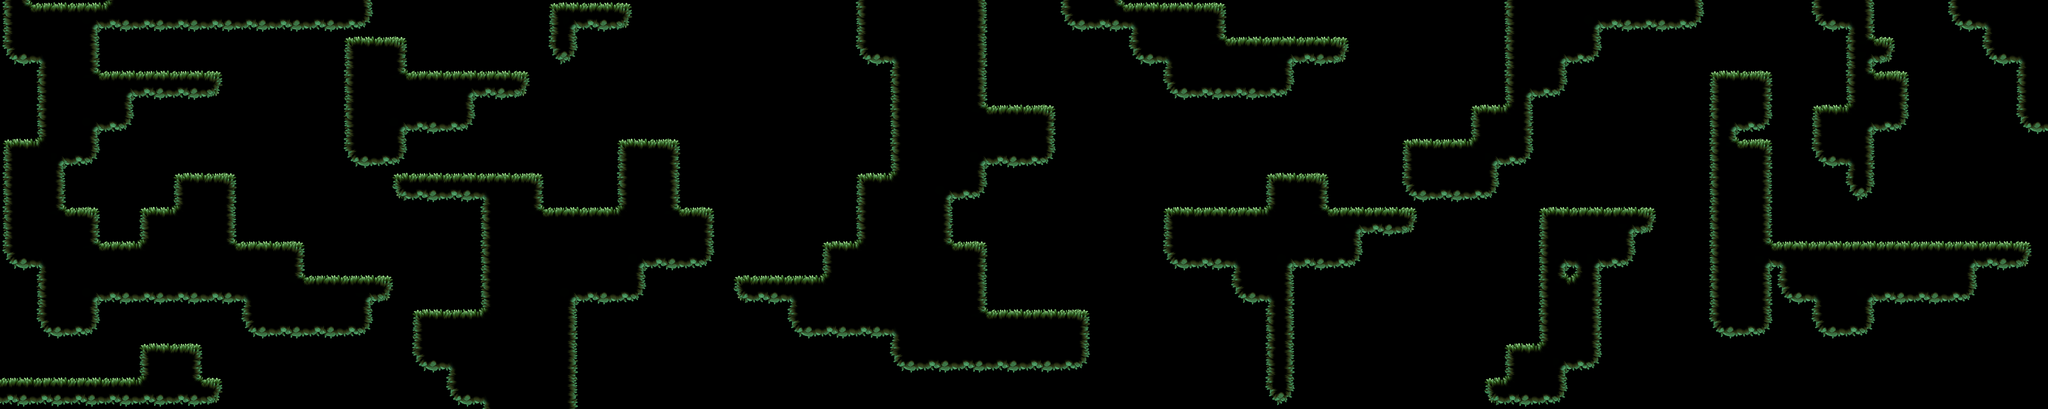

A level layout from a 2D game, rendered from its tile map. Below: a short description, then the map file with its tile-grid data intact:
An orthogonal 60x12 tile map with 128x128 px tiles, 1 tile layer (Platform).

<map version="1.10" tiledversion="1.11.0" orientation="orthogonal" renderorder="right-down" width="60" height="12" tilewidth="128" tileheight="128" infinite="0" nextlayerid="2" nextobjectid="1">
 <tileset firstgid="1" source="mossy-tileset.tsx" />
 <layer id="1" name="Platform" width="60" height="12">
  <data encoding="csv">
36,2,31,39,16,16,16,16,16,16,17,0,0,0,0,0,33,23,24,0,0,0,0,0,0,8,9,9,10,0,0,15,38,32,2,3,0,0,0,0,0,0,0,0,8,9,5,16,16,17,0,0,0,15,30,0,0,15,6,9,
15,6,10,0,0,0,0,0,0,0,1,3,0,0,0,0,18,0,0,0,0,0,0,0,0,15,6,9,10,0,0,0,0,15,6,12,2,31,23,24,0,0,0,0,8,5,17,0,0,0,0,0,0,0,40,24,0,0,15,6,
0,8,12,31,23,23,24,0,0,0,8,12,2,31,23,24,0,0,0,0,0,0,0,0,0,0,8,9,10,0,0,0,0,0,15,16,16,17,0,0,0,0,0,0,29,17,0,0,0,0,1,3,0,0,36,3,0,0,0,8,
0,8,5,17,0,0,0,0,0,0,8,5,16,17,0,0,0,0,0,0,0,0,0,0,0,0,8,9,12,2,3,0,0,0,0,0,0,0,0,0,0,0,0,1,37,0,0,0,0,0,29,17,0,1,46,17,0,0,0,15,
1,46,17,0,0,0,0,0,0,0,15,17,0,0,0,0,0,0,1,3,0,0,0,0,0,0,8,9,5,16,17,0,0,0,0,0,0,0,0,0,0,1,2,46,17,0,0,0,0,0,36,3,0,15,30,0,0,0,0,0,
8,10,0,0,0,1,3,0,0,0,0,22,23,23,32,3,0,0,8,10,0,0,0,0,0,1,13,5,17,0,0,0,0,0,0,0,0,1,3,0,0,15,16,17,0,0,0,0,0,0,8,10,0,0,18,0,0,0,0,0,
8,12,3,0,1,13,10,0,0,0,0,0,0,0,8,12,2,2,13,12,3,0,0,0,0,8,9,10,0,0,0,0,0,0,1,2,2,13,12,31,23,24,0,0,0,1,2,31,24,0,8,10,0,0,0,0,0,0,0,0,
15,6,12,2,13,9,12,2,3,0,0,0,0,0,8,9,9,9,5,16,17,0,0,0,1,13,9,12,3,0,0,0,0,0,15,16,6,5,16,17,0,0,0,0,0,29,28,17,0,0,8,21,32,2,2,2,2,31,23,24,
0,8,5,16,16,16,16,6,12,2,31,24,0,0,8,9,5,16,17,0,0,22,23,32,13,9,9,9,10,0,0,0,0,0,0,0,15,30,0,0,0,0,0,0,0,36,37,0,0,0,8,10,15,6,5,16,16,17,0,0,
0,15,17,0,0,0,0,15,16,16,17,0,1,2,13,9,10,0,0,0,0,0,0,15,16,16,6,9,12,2,2,3,0,0,0,0,0,11,0,0,0,0,0,0,0,8,10,0,0,0,15,17,0,15,17,0,0,0,0,0,
0,0,0,0,1,3,0,0,0,0,0,0,15,6,9,9,10,0,0,0,0,0,0,0,0,0,15,16,16,16,16,17,0,0,0,0,0,11,0,0,0,0,0,0,1,46,17,0,0,0,0,0,0,0,0,0,0,0,0,0,
23,23,23,23,39,38,24,0,0,0,0,0,0,15,6,9,10,0,0,0,0,0,0,0,0,0,0,0,0,0,0,0,0,0,0,0,0,18,0,0,0,0,0,22,39,17,0,0,0,0,0,0,0,0,0,0,0,0,0,0
</data>
 </layer>
</map>
